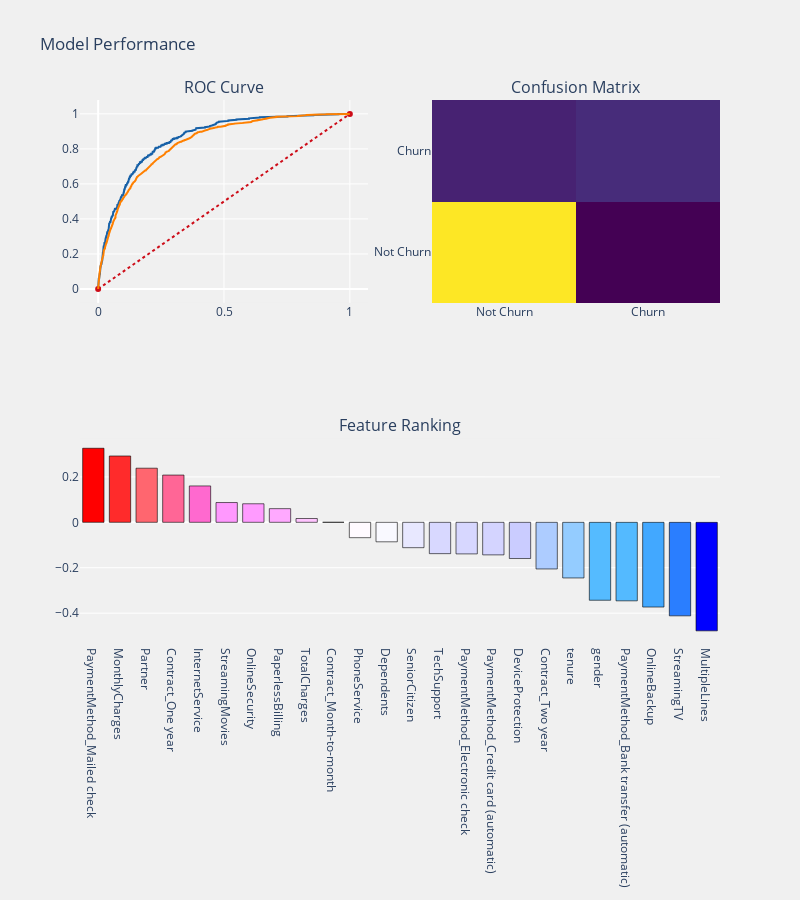

The code cell stored with this chart in its notebook:
### Code cell
prediction_function(baseline_log, X_train, X_test, y_train, y_test)

### Figure 1 — Plotly figure (JSON) as saved in the notebook; plotly's stock layout.template omitted (floating-point values rounded to 4 significant figures; data arrays with more than 128 entries replaced by an {"elided": "..."} marker saying what was removed)
{"data": [{"colorscale": [[0, "#440154"], [0.1111, "#482878"], [0.2222, "#3e4989"], [0.3333, "#31688e"], [0.4444, "#26828e"], [0.5556, "#1f9e89"], [0.6667, "#35b779"], [0.7778, "#6ece58"], [0.8889, "#b5de2b"], [1, "#fde725"]], "name": "matrix", "showscale": false, "type": "heatmap", "x": ["Not Churn", "Churn"], "xaxis": "x2", "y": ["Not Churn", "Churn"], "yaxis": "y2", "z": [[1159, 124], [221, 254]]}, {"line": {"color": "rgb(22, 96, 167)", "width": 2}, "name": "ROC Test", "type": "scatter", "x": {"elided": "495 float values"}, "xaxis": "x", "y": {"elided": "495 float values"}, "yaxis": "y"}, {"line": {"color": "rgb(205, 12, 24)", "dash": "dot", "width": 2}, "type": "scatter", "x": [0, 1], "xaxis": "x", "y": [0, 1], "yaxis": "y"}, {"line": {"color": "rgb(255, 128, 0)", "width": 2}, "name": "ROC Train", "type": "scatter", "x": {"elided": "1478 float values"}, "xaxis": "x", "y": {"elided": "1478 float values"}, "yaxis": "y"}, {"marker": {"color": [0.326, 0.292, 0.2383, 0.208, 0.1602, 0.08706, 0.08163, 0.06017, 0.01671, 0.0003578, -0.06762, -0.08584, -0.1117, -0.138, -0.139, -0.1434, -0.1595, -0.2054, -0.245, -0.3432, -0.3458, -0.3731, -0.3868, -0.4118, -0.4779], "colorscale": [[0, "rgb(0,0,255)"], [0.1, "rgb(51,153,255)"], [0.2, "rgb(102,204,255)"], [0.3, "rgb(153,204,255)"], [0.4, "rgb(204,204,255)"], [0.5, "rgb(255,255,255)"], [0.6, "rgb(255,204,255)"], [0.7, "rgb(255,153,255)"], [0.8, "rgb(255,102,204)"], [0.9, "rgb(255,102,102)"], [1, "rgb(255,0,0)"]], "line": {"color": "black", "width": 0.6}}, "name": "coefficients", "type": "bar", "x": ["PaymentMethod_Mailed check", "MonthlyCharges", "Partner", "Contract_One year", "InternetService", "StreamingMovies", "OnlineSecurity", "PaperlessBilling", "TotalCharges", "Contract_Month-to-month", "PhoneService", "Dependents", "SeniorCitizen", "TechSupport", "PaymentMethod_Electronic check", "PaymentMethod_Credit card (automatic)", "DeviceProtection", "Contract_Two year", "tenure", "gender", "PaymentMethod_Bank transfer (automatic)", "OnlineBackup", null, "StreamingTV", "MultipleLines"], "xaxis": "x3", "y": [0.326, 0.292, 0.2383, 0.208, 0.1602, 0.08706, 0.08163, 0.06017, 0.01671, 0.0003578, -0.06762, -0.08584, -0.1117, -0.138, -0.139, -0.1434, -0.1595, -0.2054, -0.245, -0.3432, -0.3458, -0.3731, -0.3868, -0.4118, -0.4779], "yaxis": "y3"}], "layout": {"annotations": [{"font": {"size": 16}, "showarrow": false, "text": "ROC Curve", "x": 0.225, "xanchor": "center", "xref": "paper", "y": 1, "yanchor": "bottom", "yref": "paper"}, {"font": {"size": 16}, "showarrow": false, "text": "Confusion Matrix", "x": 0.775, "xanchor": "center", "xref": "paper", "y": 1, "yanchor": "bottom", "yref": "paper"}, {"font": {"size": 16}, "showarrow": false, "text": "Feature Ranking", "x": 0.5, "xanchor": "center", "xref": "paper", "y": 0.375, "yanchor": "bottom", "yref": "paper"}], "autosize": false, "height": 900, "margin": {"b": 195}, "paper_bgcolor": "rgba(240,240,240, 0.95)", "plot_bgcolor": "rgba(240,240,240, 0.95)", "showlegend": false, "title": {"text": "Model Performance"}, "width": 800, "xaxis": {"anchor": "y", "domain": [0, 0.45]}, "xaxis2": {"anchor": "y2", "domain": [0.55, 1]}, "xaxis3": {"anchor": "y3", "domain": [0, 1]}, "yaxis": {"anchor": "x", "domain": [0.625, 1]}, "yaxis2": {"anchor": "x2", "domain": [0.625, 1]}, "yaxis3": {"anchor": "x3", "domain": [0, 0.375]}}}
